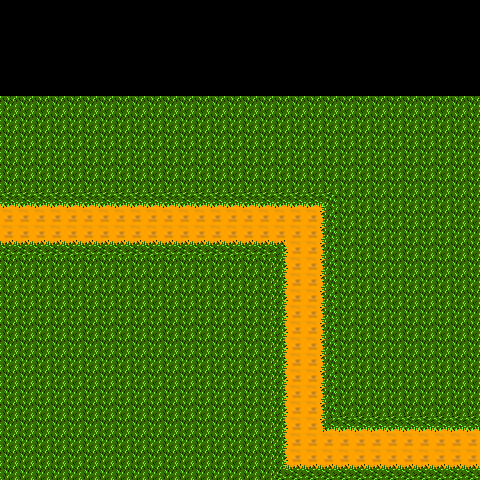

Rendered tile map (Tiled .tmx) drawn with the repository's tilesets; below, a short description and the full map source, tile grids included:
An orthogonal 30x30 tile map with 16x16 px tiles, 1 tile layer (Chao).

<map version="1.4" tiledversion="1.4.2" orientation="orthogonal" renderorder="right-down" width="30" height="30" tilewidth="16" tileheight="16" infinite="0" nextlayerid="3" nextobjectid="1">
 <tileset firstgid="1" source="../TileSet/TileSetGrama.tsx" />
 <layer id="1" name="Chao" width="30" height="30">
  <data encoding="csv">
0,0,0,0,0,0,0,0,0,0,0,0,0,0,0,0,0,0,0,0,0,0,0,0,0,0,0,0,0,0,
0,0,0,0,0,0,0,0,0,0,0,0,0,0,0,0,0,0,0,0,0,0,0,0,0,0,0,0,0,0,
0,0,0,0,0,0,0,0,0,0,0,0,0,0,0,0,0,0,0,0,0,0,0,0,0,0,0,0,0,0,
0,0,0,0,0,0,0,0,0,0,0,0,0,0,0,0,0,0,0,0,0,0,0,0,0,0,0,0,0,0,
0,0,0,0,0,0,0,0,0,0,0,0,0,0,0,0,0,0,0,0,0,0,0,0,0,0,0,0,0,0,
0,0,0,0,0,0,0,0,0,0,0,0,0,0,0,0,0,0,0,0,0,0,0,0,0,0,0,0,0,0,
2,2,2,2,2,2,2,2,2,2,2,2,2,2,2,2,2,2,2,2,2,2,2,2,2,2,2,2,2,2,
2,2,2,2,2,2,2,2,2,2,2,2,2,2,2,2,2,2,2,2,2,2,2,2,2,2,2,2,2,2,
2,2,2,2,2,2,2,2,2,2,2,2,2,2,2,2,2,2,2,2,2,2,2,2,2,2,2,2,2,2,
2,2,2,2,2,2,2,2,2,2,2,2,2,2,2,2,2,2,2,2,2,2,2,2,2,2,2,2,2,2,
2,2,2,2,2,2,2,2,2,2,2,2,2,2,2,2,2,2,2,2,2,2,2,2,2,2,2,2,2,2,
2,2,2,2,2,2,2,2,2,2,2,2,2,2,2,2,2,2,2,2,2,2,2,2,2,2,2,2,2,2,
7,7,7,7,7,7,7,7,7,7,7,7,7,7,7,7,7,7,7,7,8,2,2,2,2,2,2,2,2,2,
12,12,12,12,12,12,12,12,12,12,12,12,12,12,12,12,12,12,12,12,13,2,2,2,2,2,2,2,2,2,
12,12,12,12,12,12,12,12,12,12,12,12,12,12,12,12,12,12,12,12,13,2,2,2,2,2,2,2,2,2,
17,17,17,17,17,17,17,17,17,17,17,17,17,17,17,17,17,10,12,12,13,2,2,2,2,2,2,2,2,2,
2,2,2,2,2,2,2,2,2,2,2,2,2,2,2,2,2,11,12,12,13,2,2,2,2,2,2,2,2,2,
2,2,2,2,2,2,2,2,2,2,2,2,2,2,2,2,2,11,12,12,13,2,2,2,2,2,2,2,2,2,
2,2,2,2,2,2,2,2,2,2,2,2,2,2,2,2,2,11,12,12,13,2,2,2,2,2,2,2,2,2,
2,2,2,2,2,2,2,2,2,2,2,2,2,2,2,2,2,11,12,12,13,2,2,2,2,2,2,2,2,2,
2,2,2,2,2,2,2,2,2,2,2,2,2,2,2,2,2,11,12,12,13,2,2,2,2,2,2,2,2,2,
2,2,2,2,2,2,2,2,2,2,2,2,2,2,2,2,2,11,12,12,13,2,2,2,2,2,2,2,2,2,
2,2,2,2,2,2,2,2,2,2,2,2,2,2,2,2,2,11,12,12,13,2,2,2,2,2,2,2,2,2,
2,2,2,2,2,2,2,2,2,2,2,2,2,2,2,2,2,11,12,12,13,2,2,2,2,2,2,2,2,2,
2,2,2,2,2,2,2,2,2,2,2,2,2,2,2,2,2,11,12,12,13,2,2,2,2,2,2,2,2,2,
2,2,2,2,2,2,2,2,2,2,2,2,2,2,2,2,2,11,12,12,13,2,2,2,2,2,2,2,2,2,
2,2,2,2,2,2,2,2,2,2,2,2,2,2,2,2,2,11,12,12,14,7,7,7,7,7,7,7,7,7,
2,2,2,2,2,2,2,2,2,2,2,2,2,2,2,2,2,11,12,12,12,12,12,12,12,12,12,12,12,12,
2,2,2,2,2,2,2,2,2,2,2,2,2,2,2,2,2,11,12,12,12,12,12,12,12,12,12,12,12,12,
2,2,2,2,2,2,2,2,2,2,2,2,2,2,2,2,2,16,17,17,17,17,17,17,17,17,17,17,17,17
</data>
 </layer>
</map>